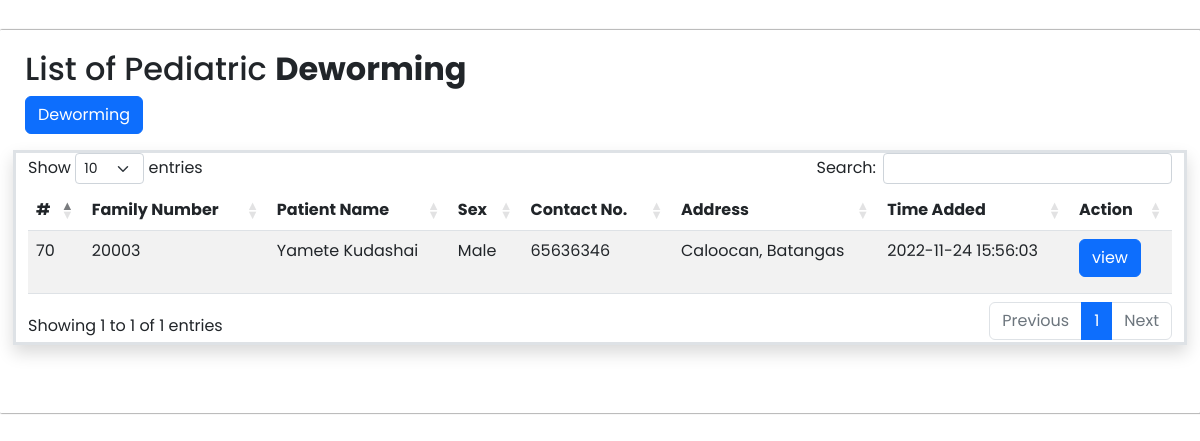
The app's page /pediaDeworming_Table.php with its own data.
### tables this page shows
CREATE TABLE `patient_information` (
  `id` int(11) NOT NULL AUTO_INCREMENT,
  `family_number` bigint(10) NOT NULL,
  `family_code` varchar(10) NOT NULL,
  `record_type` varchar(60) NOT NULL,
  `last_name` varchar(30) NOT NULL,
  `first_name` varchar(30) NOT NULL,
  `middle_name` varchar(30) NOT NULL,
  `suffix` varchar(5) NOT NULL,
  `sex` varchar(10) NOT NULL,
  `address` varchar(100) NOT NULL,
  `zip` int(10) NOT NULL,
  `contact_no` int(15) NOT NULL,
  `age` varchar(3) NOT NULL,
  `civil_status` varchar(15) NOT NULL,
  `spouse_name` varchar(60) NOT NULL,
  `birth_date` varchar(10) NOT NULL,
  `birth_place` varchar(70) NOT NULL,
  `blood_type` varchar(5) NOT NULL,
  `bd_spouse` varchar(10) NOT NULL,
  `educational_attainment` varchar(50) NOT NULL,
  `family_member` varchar(10) NOT NULL,
  `other_specify` varchar(25) NOT NULL,
  `mother_name` varchar(70) NOT NULL,
  `mother_bd` varchar(10) NOT NULL,
  `father_name` varchar(70) NOT NULL,
  `father_bd` varchar(10) NOT NULL,
  `dswd_nhts` varchar(5) NOT NULL,
  `family_house_no` int(15) NOT NULL,
  `4ps_member` varchar(5) NOT NULL,
  `household_no` int(15) NOT NULL,
  `philhealth_member` varchar(5) NOT NULL,
  `status_type` varchar(10) NOT NULL,
  `philhealth_no` varchar(30) NOT NULL,
  `indicate_category` varchar(25) NOT NULL,
  `pcb_member` varchar(5) NOT NULL,
  `added_at` datetime NOT NULL DEFAULT current_timestamp(),
  PRIMARY KEY (`id`)
);

### pediaDeworming_Table.php (the view, shortened to what this page needs)
<?php
$con = connection();
?>
<!DOCTYPE html>
<html lang="en">
<head>
    <link rel="stylesheet" href="assets/css/style.css">
    <link rel="stylesheet" href="assets/css/fontawesome.css">
    <link rel="stylesheet"  href="https://unpkg.com/boxicons@2.1.2/css/boxicons.min.css" />
    <link rel="stylesheet" href="css/Sidebardesign.css">
    <link href="https://unpkg.com/boxicons@2.0.7/css/boxicons.min.css" rel="stylesheet">
    <link rel="stylesheet"  href="https://cdnjs.cloudflare.com/ajax/libs/twitter-bootstrap/5.2.0/css/bootstrap.min.css"/>
    <link rel="stylesheet"  href="https://cdn.datatables.net/1.13.1/css/dataTables.bootstrap5.min.css"/>
</head>
<body>
<?php
$sql = "SELECT * FROM patient_information WHERE record_type = 'Deworming' ORDER BY id DESC";
$patient_information = $con->query($sql) or die ($con->error);
$row = $patient_information->fetch_assoc();
?>
    <div class="table-wrapper">
        <div class="table-title">
          <div class="row">
              <div class="col-sm-6">
                 <h2>List of Pediatric <b>Deworming</b></h2>
                 <?php include('Modals/dewormingModal.php'); ?>
              </div>
        <div class="tables border shadow border-3 mt-3 mb-5">
        <table class="table table-striped mt-3" id="pediaDewormTable" style="width:100%">
            <thead>
          <tr>
            <th>#</th>
            <th>Family Number</th>
            <th>Patient Name</th>
            <th>Sex</th>
            <th>Contact No.</th>
            <th>Address</th>
            <th>Time Added</th>
            <th>Action</th>
          </tr>
        </thead>
            <tbody>
            <?php do{ ?>
                <tr>
                        <td><?php echo $row['id']; ?></td>
                        <td><?php echo $row['family_number']; ?></td>
                        <td><?php echo $row['last_name']. ' ' .$row['first_name'];?></td>
                        <td><?php echo $row['sex']; ?></td>
                        <td><?php echo $row['contact_no']; ?></td>
                        <td><?php echo $row['address']; ?></td>
                        <td><?php echo $row['added_at']; ?></td>
                        <td>
                            <div class="col-2">
                            <a href="viewdeworming.php?id=<?php echo $row['id']; ?>" class="btn btn-primary mb-2">view</a>
                            </div>
                        </td>
                  </tr>
                  <?php }while($row = $patient_information->fetch_assoc()); ?>
            </tbody>
        </table>
      </div>
      </div>
     </div>
    </div>
  </body>
</html>

### css/Sidebardesign.css (style rules this page uses)
* { margin: 0; padding: 0; box-sizing: border-box; font-family: 'Poppins', sans-serif; }

### records on screen
patient_information: id "70", family_number "20003", last_name "Yamete", first_name "Kudashai", sex "Male", contact_no "65636346", address "Caloocan, Batangas", added_at "2022-11-24 15:56:03"
